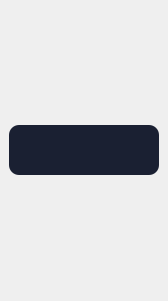
<?xml version="1.0" encoding="UTF-8"?>
<ui version="4.0">
 <class>Form</class>
 <widget class="QWidget" name="Form">
  <property name="geometry">
   <rect>
    <x>0</x>
    <y>0</y>
    <width>168</width>
    <height>301</height>
   </rect>
  </property>
  <property name="windowTitle">
   <string>Form</string>
  </property>
  <widget class="QPushButton" name="sideBarButton">
   <property name="geometry">
    <rect>
     <x>9</x>
     <y>125</y>
     <width>150</width>
     <height>50</height>
    </rect>
   </property>
   <property name="minimumSize">
    <size>
     <width>150</width>
     <height>50</height>
    </size>
   </property>
   <property name="maximumSize">
    <size>
     <width>16777215</width>
     <height>16777215</height>
    </size>
   </property>
   <property name="font">
    <font>
     <pointsize>11</pointsize>
     <weight>75</weight>
     <bold>true</bold>
    </font>
   </property>
   <property name="toolTip">
    <string>Tracked folders</string>
   </property>
   <property name="toolTipDuration">
    <number>-1</number>
   </property>
   <property name="styleSheet">
    <string notr="true">QPushButton
{
color: rgb(255, 255, 255);
background-color: rgb(26, 32, 50);
border-radius: 10px;
text-align: left;
padding: 10px;
}

QPushButton:hover
{
color: rgb(255, 255, 255);
border-radius: 10px;
text-align: left;
padding: 10px;
background-color: rgb(36, 42, 59);
}

QPushButton:checked
{
color: rgb(255, 255, 255);
border-radius: 10px;
text-align: left;
padding: 10px;
	background-color: rgb(47, 55, 77);
}
</string>
   </property>
   <property name="text">
    <string/>
   </property>
   <property name="icon">
    <iconset>
     <activeoff>:/icons/images/folder.ico</activeoff>
    </iconset>
   </property>
   <property name="checkable">
    <bool>true</bool>
   </property>
   <property name="checked">
    <bool>false</bool>
   </property>
   <property name="flat">
    <bool>true</bool>
   </property>
   <property name="color" stdset="0">
    <color>
     <red>26</red>
     <green>32</green>
     <blue>50</blue>
    </color>
   </property>
  </widget>
 </widget>
 <resources/>
 <connections/>
</ui>
